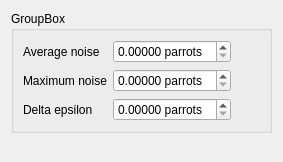
<?xml version="1.0" encoding="UTF-8"?>
<ui version="4.0">
 <class>CurveSettings</class>
 <widget class="QWizardPage" name="CurveSettings">
  <property name="geometry">
   <rect>
    <x>0</x>
    <y>0</y>
    <width>283</width>
    <height>162</height>
   </rect>
  </property>
  <property name="windowTitle">
   <string>WizardPage</string>
  </property>
  <layout class="QVBoxLayout" name="verticalLayout">
   <item>
    <widget class="QGroupBox" name="groupBox">
     <property name="title">
      <string>GroupBox</string>
     </property>
     <layout class="QFormLayout" name="formLayout">
      <property name="fieldGrowthPolicy">
       <enum>QFormLayout::ExpandingFieldsGrow</enum>
      </property>
      <item row="1" column="0">
       <widget class="QLabel" name="maximumNoiseLabel">
        <property name="text">
         <string>Maximum noise</string>
        </property>
       </widget>
      </item>
      <item row="1" column="1">
       <widget class="QDoubleSpinBox" name="maximumNoiseDoubleSpinBox">
        <property name="suffix">
         <string> parrots</string>
        </property>
        <property name="decimals">
         <number>5</number>
        </property>
        <property name="singleStep">
         <double>0.001000000000000</double>
        </property>
       </widget>
      </item>
      <item row="0" column="0">
       <widget class="QLabel" name="averageNoiseLabel">
        <property name="text">
         <string>Average noise</string>
        </property>
       </widget>
      </item>
      <item row="0" column="1">
       <widget class="QDoubleSpinBox" name="averageNoiseDoubleSpinBox">
        <property name="suffix">
         <string> parrots</string>
        </property>
        <property name="decimals">
         <number>5</number>
        </property>
        <property name="singleStep">
         <double>0.001000000000000</double>
        </property>
       </widget>
      </item>
      <item row="2" column="0">
       <widget class="QLabel" name="deltaEpsilonLabel">
        <property name="text">
         <string>Delta epsilon</string>
        </property>
       </widget>
      </item>
      <item row="2" column="1">
       <widget class="QDoubleSpinBox" name="deltaEpsilonDoubleSpinBox">
        <property name="suffix">
         <string> parrots</string>
        </property>
        <property name="decimals">
         <number>5</number>
        </property>
        <property name="singleStep">
         <double>0.001000000000000</double>
        </property>
       </widget>
      </item>
     </layout>
    </widget>
   </item>
   <item>
    <spacer name="verticalSpacer">
     <property name="orientation">
      <enum>Qt::Vertical</enum>
     </property>
     <property name="sizeHint" stdset="0">
      <size>
       <width>20</width>
       <height>40</height>
      </size>
     </property>
    </spacer>
   </item>
  </layout>
 </widget>
 <resources/>
 <connections/>
</ui>
